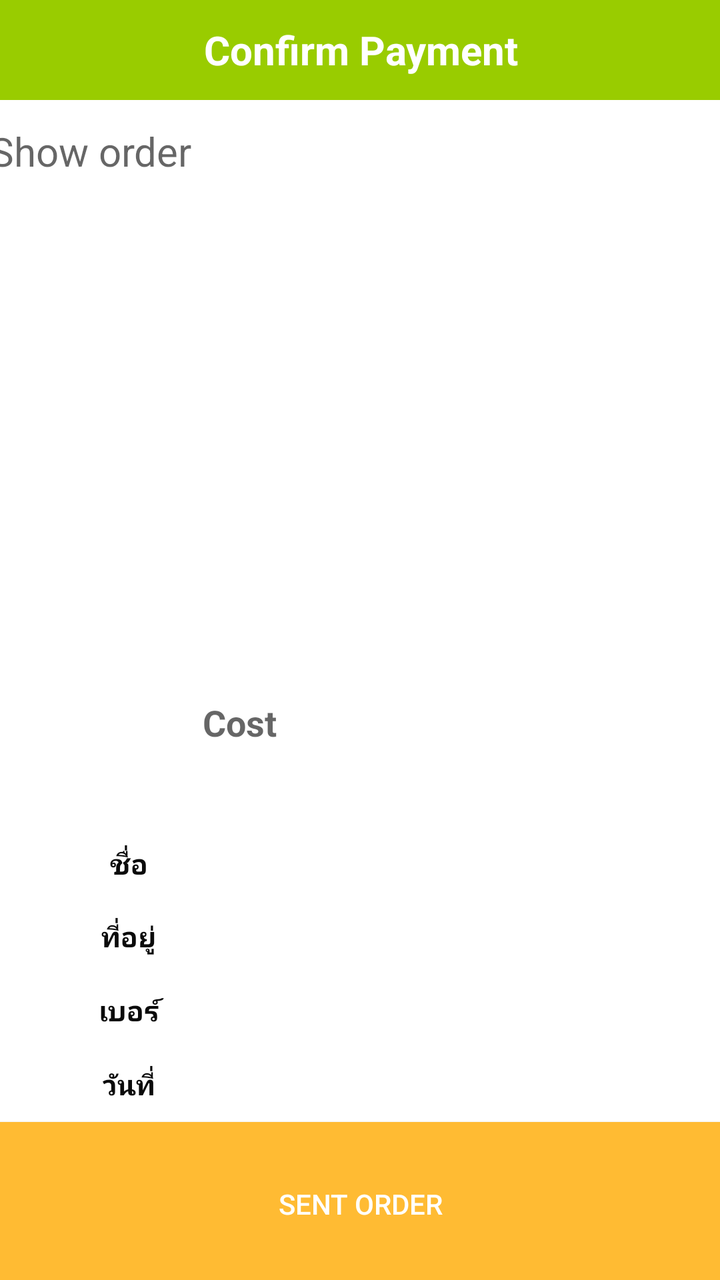
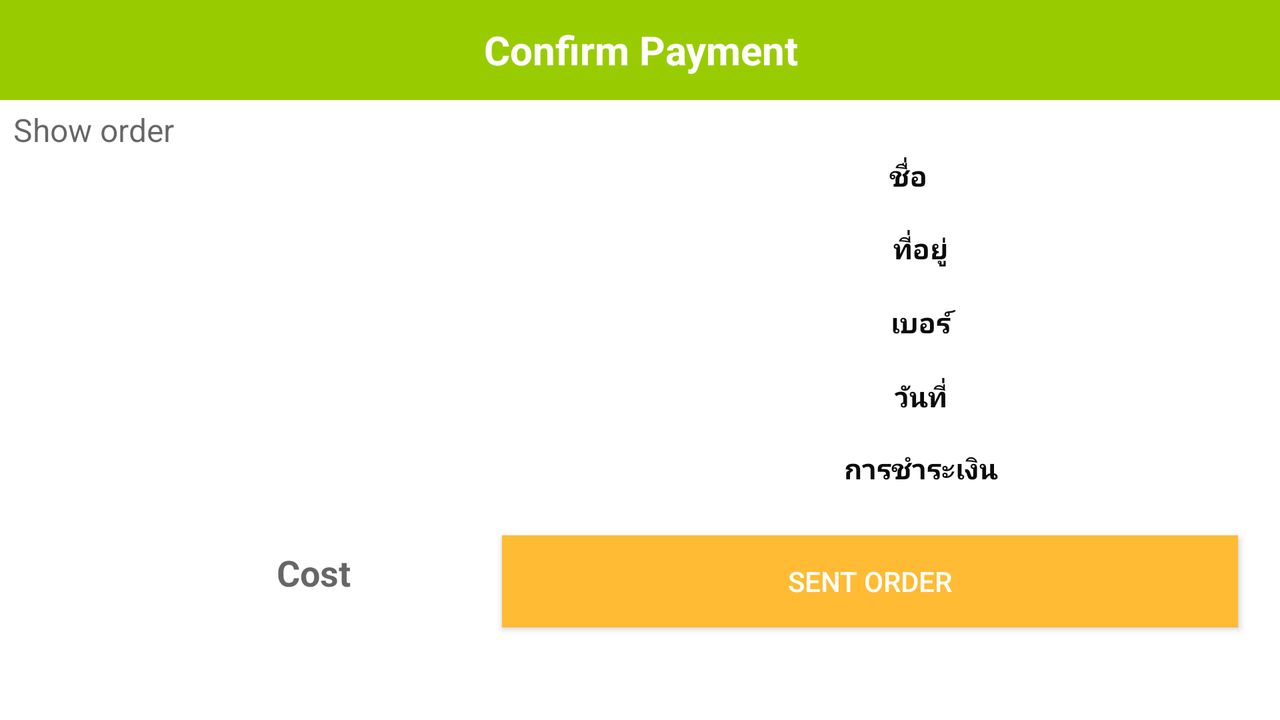

First picture: res/layout/ on a phone held upright. Second picture: the repository's own variant of that layout, on a device whose configuration matches the variant's folder. Source for both follows.
<!-- AndroidManifest.xml: application theme AppTheme -->
<!-- res/layout/confirm.xml -->
<?xml version="1.0" encoding="utf-8"?>
<android.support.constraint.ConstraintLayout xmlns:android="http://schemas.android.com/apk/res/android"
    xmlns:app="http://schemas.android.com/apk/res-auto"
    xmlns:tools="http://schemas.android.com/tools"
    android:layout_width="match_parent"
    android:layout_height="match_parent"
    android:background="@color/cardview_light_background"
    tools:context=".Confirmorder">

    <TextView
        android:id="@+id/phone_message"
        android:layout_width="234dp"
        android:layout_height="32dp"
        android:layout_marginTop="8dp"
        android:gravity="center"
        android:textColor="@color/dark_black"
        android:textSize="14sp"
        app:layout_constraintEnd_toEndOf="parent"
        app:layout_constraintHorizontal_bias="0.305"
        app:layout_constraintStart_toEndOf="@+id/name"
        app:layout_constraintTop_toBottomOf="@+id/address_message" />

    <Button
        android:id="@+id/sentorder"
        android:layout_width="409dp"
        android:layout_height="82dp"
        android:background="@android:color/holo_orange_light"
        android:text="SENT ORDER"
        android:textColor="@color/cardview_light_background"
        app:layout_constraintBottom_toBottomOf="parent"
        app:layout_constraintEnd_toEndOf="parent"
        app:layout_constraintStart_toStartOf="parent"
        app:layout_constraintTop_toBottomOf="@+id/payment_message"
        app:layout_constraintVertical_bias="0.921"
        android:onClick="go_lastpage"/>

    <TextView
        android:id="@+id/payment_message"
        android:layout_width="234dp"
        android:layout_height="32dp"
        android:layout_marginTop="8dp"
        android:gravity="center"
        android:textColor="@color/dark_black"
        android:textSize="14sp"
        app:layout_constraintEnd_toEndOf="parent"
        app:layout_constraintHorizontal_bias="0.305"
        app:layout_constraintStart_toEndOf="@+id/payment"
        app:layout_constraintTop_toBottomOf="@+id/date_message" />

    <TextView
        android:id="@+id/payment"
        android:layout_width="81dp"
        android:layout_height="37dp"
        android:layout_marginStart="24dp"
        android:layout_marginLeft="24dp"
        android:layout_marginTop="36dp"
        android:gravity="center"
        android:text="การชำระเงิน"
        android:textColor="@color/dark_black"
        android:textSize="14sp"
        android:textStyle="bold"
        app:layout_constraintStart_toStartOf="parent"
        app:layout_constraintTop_toBottomOf="@+id/phone" />

    <LinearLayout
        android:id="@+id/linearLayout"
        android:layout_width="364dp"
        android:layout_height="70dp"
        android:layout_marginTop="8dp"
        android:orientation="vertical"
        app:layout_constraintEnd_toEndOf="parent"
        app:layout_constraintHorizontal_bias="0.51"
        app:layout_constraintStart_toStartOf="parent"
        app:layout_constraintTop_toBottomOf="@+id/scrollView2">

        <TextView
            android:id="@+id/showprice2"
            android:layout_width="168dp"
            android:layout_height="match_parent"
            android:layout_alignParentTop="true"
            android:layout_gravity="center"
            android:layout_marginLeft="0dp"
            android:layout_marginTop="0dp"
            android:layout_marginRight="0dp"
            android:layout_marginBottom="20dp"
            android:layout_weight="1"
            android:background="@drawable/bg"
            android:hint="Cost"
            android:padding="5dp"
            android:textColor="#ea7b67"
            android:textSize="18sp"
            android:textStyle="bold" />


    </LinearLayout>

    <TextView
        android:id="@+id/date_message"
        android:layout_width="234dp"
        android:layout_height="32dp"
        android:gravity="center"
        android:textColor="@color/dark_black"
        android:textSize="14sp"
        app:layout_constraintEnd_toEndOf="parent"
        app:layout_constraintHorizontal_bias="0.305"
        app:layout_constraintStart_toEndOf="@+id/date"
        app:layout_constraintTop_toBottomOf="@+id/phone_message" />

    <TextView
        android:id="@+id/date"
        android:layout_width="81dp"
        android:layout_height="37dp"
        android:layout_marginStart="24dp"
        android:layout_marginLeft="24dp"
        android:gravity="center"
        android:text="วันที่"
        android:textColor="@color/dark_black"
        android:textSize="14sp"
        android:textStyle="bold"
        app:layout_constraintStart_toStartOf="parent"
        app:layout_constraintTop_toBottomOf="@+id/phone" />

    <TextView
        android:id="@+id/phone"
        android:layout_width="81dp"
        android:layout_height="37dp"
        android:layout_marginStart="24dp"
        android:layout_marginLeft="24dp"
        android:gravity="center"
        android:text="เบอร์"
        android:textColor="@color/dark_black"
        android:textSize="14sp"
        android:textStyle="bold"
        app:layout_constraintStart_toStartOf="parent"
        app:layout_constraintTop_toBottomOf="@+id/Address" />

    <TextView
        android:id="@+id/address_message"
        android:layout_width="234dp"
        android:layout_height="32dp"
        android:layout_marginTop="4dp"
        android:gravity="center"
        android:textColor="@color/dark_black"
        android:textSize="14sp"
        app:layout_constraintEnd_toEndOf="parent"
        app:layout_constraintHorizontal_bias="0.305"
        app:layout_constraintStart_toEndOf="@+id/name"
        app:layout_constraintTop_toBottomOf="@+id/name_message" />

    <ScrollView
        android:id="@+id/scrollView2"
        android:layout_width="371dp"


        android:layout_height="274dp"
        android:layout_marginTop="12dp"
        android:layout_weight="1"
        android:background="@color/cardview_light_background"
        app:layout_constraintEnd_toEndOf="parent"
        app:layout_constraintStart_toStartOf="parent"
        app:layout_constraintTop_toBottomOf="@+id/text_header">

        <TextView
            android:id="@+id/orderDetailstextView2"
            android:layout_width="match_parent"
            android:layout_height="match_parent"
            android:gravity="fill_horizontal"
            android:hint="Show order "
            android:textColor="@android:color/holo_purple"
            android:textSize="20sp"

            />


    </ScrollView>

    <TextView
        android:id="@+id/text_header"
        android:layout_width="413dp"
        android:layout_height="50dp"
        android:background="@android:color/holo_green_light"
        android:gravity="center"
        android:text="Confirm Payment"
        android:textColor="@color/cardview_light_background"
        android:textSize="20dp"
        android:textStyle="bold"
        app:layout_constraintEnd_toEndOf="parent"
        app:layout_constraintStart_toStartOf="parent"
        app:layout_constraintTop_toTopOf="parent" />

    <TextView
        android:id="@+id/name_message"
        android:layout_width="234dp"
        android:layout_height="32dp"
        android:gravity="center"
        android:textColor="@color/dark_black"
        android:textSize="14sp"
        app:layout_constraintEnd_toEndOf="parent"
        app:layout_constraintHorizontal_bias="0.305"
        app:layout_constraintStart_toEndOf="@+id/name"
        app:layout_constraintTop_toBottomOf="@+id/linearLayout" />

    <TextView
        android:id="@+id/name"
        android:layout_width="81dp"
        android:layout_height="36dp"
        android:layout_marginStart="24dp"
        android:layout_marginLeft="24dp"
        android:gravity="center"
        android:text="ชื่อ"
        android:textColor="@color/dark_black"
        android:textSize="14sp"
        android:textStyle="bold"
        app:layout_constraintStart_toStartOf="parent"
        app:layout_constraintTop_toBottomOf="@+id/linearLayout" />

    <TextView
        android:id="@+id/Address"
        android:layout_width="81dp"
        android:layout_height="37dp"
        android:layout_marginStart="24dp"
        android:layout_marginLeft="24dp"
        android:gravity="center"
        android:text="ที่อยู่"
        android:textColor="@color/dark_black"
        android:textSize="14sp"
        android:textStyle="bold"
        app:layout_constraintStart_toStartOf="parent"
        app:layout_constraintTop_toBottomOf="@+id/name" />

</android.support.constraint.ConstraintLayout>
<!-- resources referenced by this layout -->
<resources>
  <color name="dark_black">#0B0B0B</color>
  <style name="AppTheme" parent="Theme.AppCompat.Light.DarkActionBar">
          
          <item name="colorPrimary">@color/colorPrimary</item>
          <item name="colorPrimaryDark">@color/colorPrimaryDark</item>
          <item name="colorAccent">@color/colorAccent</item>
      </style>
  <color name="colorPrimary">#F44336</color>
  <color name="colorPrimaryDark">#37474F</color>
  <color name="colorAccent">#FF6E40</color>
</resources>
<!-- res/layout-land/confirm.xml (the repository's variant of the layout above) -->
<!-- drawn on the phone turned sideways -->
<?xml version="1.0" encoding="utf-8"?>
<android.support.constraint.ConstraintLayout xmlns:android="http://schemas.android.com/apk/res/android"
    xmlns:app="http://schemas.android.com/apk/res-auto"
    xmlns:tools="http://schemas.android.com/tools"
    android:layout_width="match_parent"
    android:layout_height="match_parent"
    android:background="@color/cardview_light_background"
    tools:context=".Confirmorder">

    <Button
        android:id="@+id/sentorder"
        android:layout_width="368dp"
        android:layout_height="46dp"
        android:background="@android:color/holo_orange_light"
        android:onClick="go_lastpage"
        android:text="SENT ORDER"
        android:textColor="@color/cardview_light_background"
        app:layout_constraintBottom_toBottomOf="parent"
        app:layout_constraintEnd_toEndOf="parent"
        app:layout_constraintHorizontal_bias="0.923"
        app:layout_constraintStart_toStartOf="parent"
        app:layout_constraintTop_toBottomOf="@+id/payment_message"
        app:layout_constraintVertical_bias="0.277" />

    <TextView
        android:id="@+id/payment"
        android:layout_width="81dp"
        android:layout_height="37dp"
        android:layout_marginStart="420dp"
        android:layout_marginLeft="420dp"
        android:layout_marginTop="36dp"
        android:gravity="center"
        android:text="การชำระเงิน"
        android:textColor="@color/dark_black"
        android:textSize="14sp"
        android:textStyle="bold"
        app:layout_constraintStart_toStartOf="parent"
        app:layout_constraintTop_toBottomOf="@+id/phone" />

    <LinearLayout
        android:id="@+id/linearLayout"
        android:layout_width="402dp"
        android:layout_height="58dp"
        android:layout_marginStart="12dp"
        android:layout_marginLeft="12dp"
        android:layout_marginTop="16dp"
        android:orientation="vertical"
        app:layout_constraintStart_toStartOf="parent"
        app:layout_constraintTop_toBottomOf="@+id/scrollView2">


        <TextView
            android:id="@+id/showprice2"
            android:layout_width="159dp"
            android:layout_height="wrap_content"
            android:layout_alignParentTop="true"
            android:layout_gravity="center"
            android:layout_weight="1"
            android:background="@drawable/bg"
            android:hint="Cost"
            android:padding="5dp"
            android:textColor="#ea7b67"
            android:textSize="18sp"
            android:textStyle="bold" />
    </LinearLayout>

    <TextView
        android:id="@+id/date"
        android:layout_width="81dp"
        android:layout_height="37dp"
        android:layout_marginStart="420dp"
        android:layout_marginLeft="420dp"
        android:gravity="center"
        android:text="วันที่"
        android:textColor="@color/dark_black"
        android:textSize="14sp"
        android:textStyle="bold"
        app:layout_constraintStart_toStartOf="parent"
        app:layout_constraintTop_toBottomOf="@+id/phone" />

    <TextView
        android:id="@+id/phone"
        android:layout_width="81dp"
        android:layout_height="37dp"
        android:layout_marginStart="420dp"
        android:layout_marginLeft="420dp"
        android:gravity="center"
        android:text="เบอร์"
        android:textColor="@color/dark_black"
        android:textSize="14sp"
        android:textStyle="bold"
        app:layout_constraintStart_toStartOf="parent"
        app:layout_constraintTop_toBottomOf="@+id/Address" />

    <ScrollView
        android:id="@+id/scrollView2"
        android:layout_width="403dp"


        android:layout_height="199dp"
        android:layout_marginTop="4dp"
        android:layout_weight="1"
        android:background="@color/cardview_light_background"
        app:layout_constraintEnd_toEndOf="parent"
        app:layout_constraintHorizontal_bias="0.028"
        app:layout_constraintStart_toStartOf="parent"
        app:layout_constraintTop_toBottomOf="@+id/text_header">

        <TextView
            android:id="@+id/orderDetailstextView2"
            android:layout_width="match_parent"
            android:layout_height="match_parent"
            android:gravity="fill_horizontal"
            android:hint="Show order "
            android:textColor="@android:color/holo_purple"
            android:textSize="16sp"

            />


    </ScrollView>

    <TextView
        android:id="@+id/text_header"
        android:layout_width="824dp"
        android:layout_height="50dp"
        android:background="@android:color/holo_green_light"
        android:gravity="center"
        android:text="Confirm Payment"
        android:textColor="@color/cardview_light_background"
        android:textSize="20dp"
        android:textStyle="bold"
        app:layout_constraintEnd_toEndOf="parent"
        app:layout_constraintStart_toStartOf="parent"
        app:layout_constraintTop_toTopOf="parent" />

    <TextView
        android:id="@+id/name_message"
        android:layout_width="234dp"
        android:layout_height="32dp"
        android:layout_marginTop="24dp"
        android:gravity="center"
        android:textColor="@color/dark_black"
        android:textSize="14sp"
        app:layout_constraintEnd_toEndOf="parent"
        app:layout_constraintHorizontal_bias="0.252"
        app:layout_constraintStart_toEndOf="@+id/name"
        app:layout_constraintTop_toBottomOf="@+id/text_header" />

    <TextView
        android:id="@+id/address_message"
        android:layout_width="234dp"
        android:layout_height="32dp"
        android:gravity="center"
        android:textColor="@color/dark_black"
        android:textSize="14sp"
        app:layout_constraintEnd_toEndOf="parent"
        app:layout_constraintHorizontal_bias="0.25"
        app:layout_constraintStart_toEndOf="@+id/name"
        app:layout_constraintTop_toBottomOf="@+id/name_message" />

    <TextView
        android:id="@+id/phone_message"
        android:layout_width="234dp"
        android:layout_height="32dp"
        android:layout_marginTop="8dp"
        android:gravity="center"
        android:textColor="@color/dark_black"
        android:textSize="14sp"
        app:layout_constraintEnd_toEndOf="parent"
        app:layout_constraintHorizontal_bias="0.25"
        app:layout_constraintStart_toEndOf="@+id/name"
        app:layout_constraintTop_toBottomOf="@+id/address_message" />

    <TextView
        android:id="@+id/date_message"
        android:layout_width="234dp"
        android:layout_height="32dp"
        android:layout_marginTop="4dp"
        android:gravity="center"
        android:textColor="@color/dark_black"
        android:textSize="14sp"
        app:layout_constraintEnd_toEndOf="parent"
        app:layout_constraintHorizontal_bias="0.25"
        app:layout_constraintStart_toEndOf="@+id/date"
        app:layout_constraintTop_toBottomOf="@+id/phone_message" />

    <TextView
        android:id="@+id/payment_message"
        android:layout_width="234dp"
        android:layout_height="32dp"
        android:layout_marginTop="4dp"
        android:gravity="center"
        android:textColor="@color/dark_black"
        android:textSize="14sp"
        app:layout_constraintEnd_toEndOf="parent"
        app:layout_constraintHorizontal_bias="0.25"
        app:layout_constraintStart_toEndOf="@+id/payment"
        app:layout_constraintTop_toBottomOf="@+id/date_message" />

    <TextView
        android:id="@+id/name"
        android:layout_width="81dp"
        android:layout_height="36dp"
        android:layout_marginStart="4dp"
        android:layout_marginLeft="4dp"
        android:layout_marginTop="20dp"
        android:gravity="center"
        android:text="ชื่อ"
        android:textColor="@color/dark_black"
        android:textSize="14sp"
        android:textStyle="bold"
        app:layout_constraintStart_toEndOf="@+id/scrollView2"
        app:layout_constraintTop_toBottomOf="@+id/text_header" />

    <TextView
        android:id="@+id/Address"
        android:layout_width="81dp"
        android:layout_height="37dp"
        android:layout_marginStart="420dp"
        android:layout_marginLeft="420dp"
        android:gravity="center"
        android:text="ที่อยู่"
        android:textColor="@color/dark_black"
        android:textSize="14sp"
        android:textStyle="bold"
        app:layout_constraintStart_toStartOf="parent"
        app:layout_constraintTop_toBottomOf="@+id/name" />

</android.support.constraint.ConstraintLayout>
